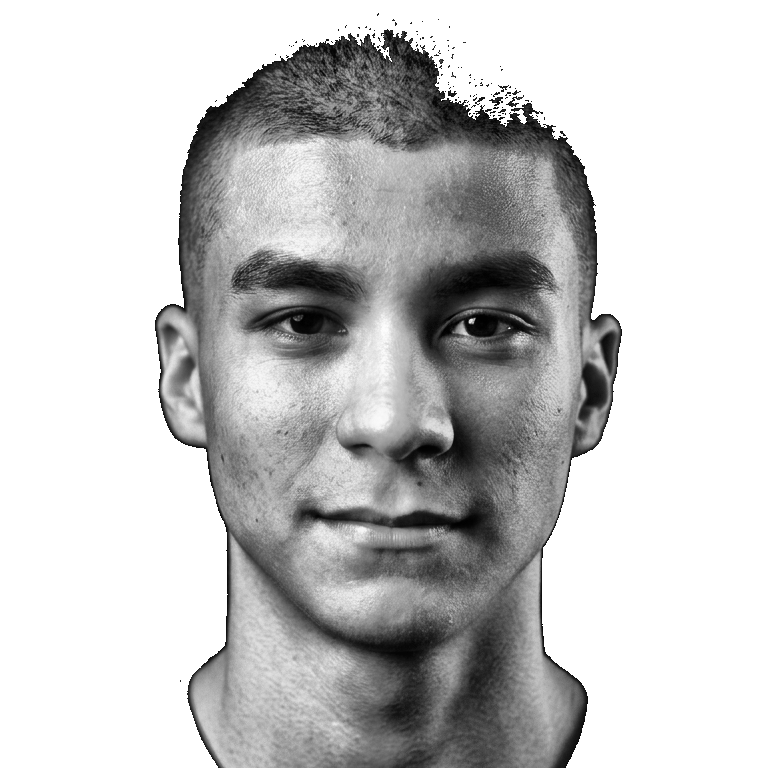
#> input picture scripts/source-prepped.png, 768 x 768 px
$ python prep_photo.py source-prepped.png
#> lines starting #> are read from the running program, lines starting #| are printed output that depends on the picture; after the words box and inside, x2 and y2 are one past the last pixel; in counts of white or black regions, pixels touching at a corner belong together
#> in main, bgr is the input picture: shape (768, 768, 3); min 0, max 255, mean 198.2
#!/usr/bin/env python3
"""
prep_photo.py
Prepara uma foto para virar ASCII art:
  1. Remove o fundo escuro contínuo (flood fill a partir das bordas da imagem).
  2. Aplica CLAHE (contraste local) no rosto para realçar luz e sombra.
  3. Compõe o resultado sobre um fundo branco puro (fundo -> extremo "vazio" da rampa ASCII).

Uso:
    python scripts/prep_photo.py caminho/da/foto.png
Saída:
    scripts/source-prepped.png (grayscale, fundo branco)
"""
import sys
import os
import numpy as np
import cv2
from PIL import Image

BG_THRESHOLD = 45      # luminância abaixo disso é candidata a "fundo"
FLOOD_TOLERANCE = 18    # tolerância do flood fill (loDiff/upDiff)
OUTPUT_NAME = "source-prepped.png"


def remove_dark_background(bgr: np.ndarray) -> np.ndarray:
    """Marca como fundo a região escura conectada às bordas da imagem
    (flood fill a partir dos 4 cantos + meio das bordas) e pinta de branco."""
    h, w = bgr.shape[:2]
#> h = 768; w = 768
    gray = cv2.cvtColor(bgr, cv2.COLOR_BGR2GRAY)

    mask = np.zeros((h + 2, w + 2), dtype=np.uint8)
    flood_img = bgr.copy()

    seeds = [
        (0, 0), (w - 1, 0), (0, h - 1), (w - 1, h - 1),
        (w // 2, 0), (0, h // 2), (w - 1, h // 2),
    ]
    for sx, sy in seeds:
        if gray[sy, sx] < BG_THRESHOLD:
            cv2.floodFill(
                flood_img, mask, (sx, sy), (255, 255, 255),
                loDiff=(FLOOD_TOLERANCE,) * 3,
                upDiff=(FLOOD_TOLERANCE,) * 3,
                flags=cv2.FLOODFILL_FIXED_RANGE,
            )

    # mask tem 1 nos pixels preenchidos (com borda extra de 1px)
    filled = mask[1:-1, 1:-1] > 0
    out = bgr.copy()
    out[filled] = (255, 255, 255)
    return out


def boost_local_contrast(gray: np.ndarray) -> np.ndarray:
    clahe = cv2.createCLAHE(clipLimit=2.5, tileGridSize=(8, 8))
    return clahe.apply(gray)


def main():
    if len(sys.argv) < 2:
        print("Uso: python scripts/prep_photo.py caminho/da/foto.png")
        sys.exit(1)

    src_path = sys.argv[1]
    bgr = cv2.imread(src_path, cv2.IMREAD_COLOR)
    if bgr is None:
        raise FileNotFoundError(f"Não consegui abrir a imagem: {src_path}")

    no_bg = remove_dark_background(bgr)
    gray = cv2.cvtColor(no_bg, cv2.COLOR_BGR2GRAY)

    # Onde o pixel já virou branco puro (fundo), mantém branco;
    # no resto, aplica CLAHE para realçar o rosto.
    bg_mask = gray > 250
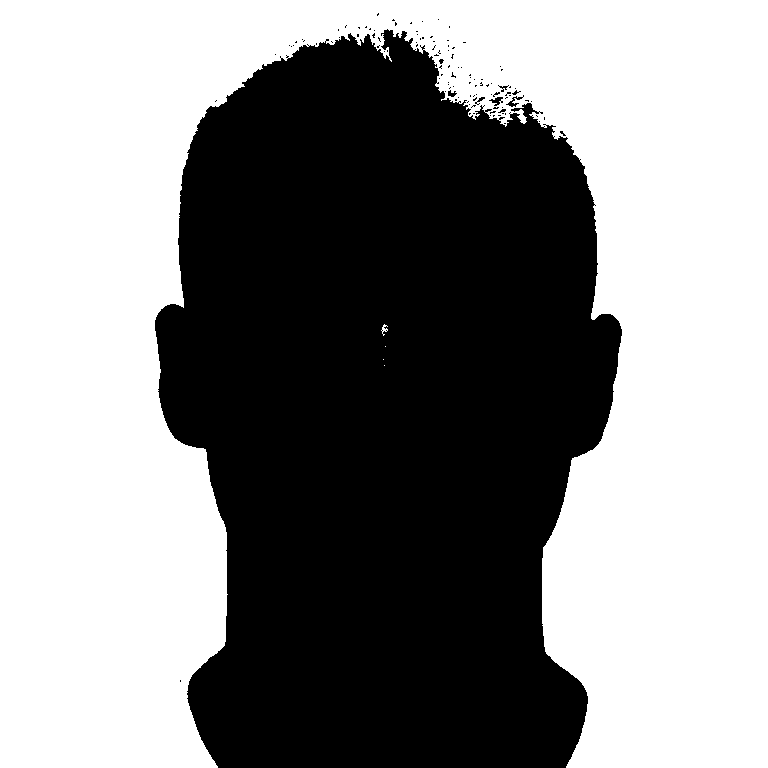
#> bg_mask: shape (768, 768) bool; 54.9% white; 113 black regions (107 under 20 px), largest, box (x1, y1, x2, y2) and area: (155, 29, 622, 768) 265624, (506, 95, 524, 107) 65, (489, 97, 503, 106) 63, (448, 90, 457, 97) 37, (498, 85, 509, 92) 28, (475, 97, 485, 105) 28
    enhanced = boost_local_contrast(gray)
#> in boost_local_contrast, `return clahe.apply(gray)`:
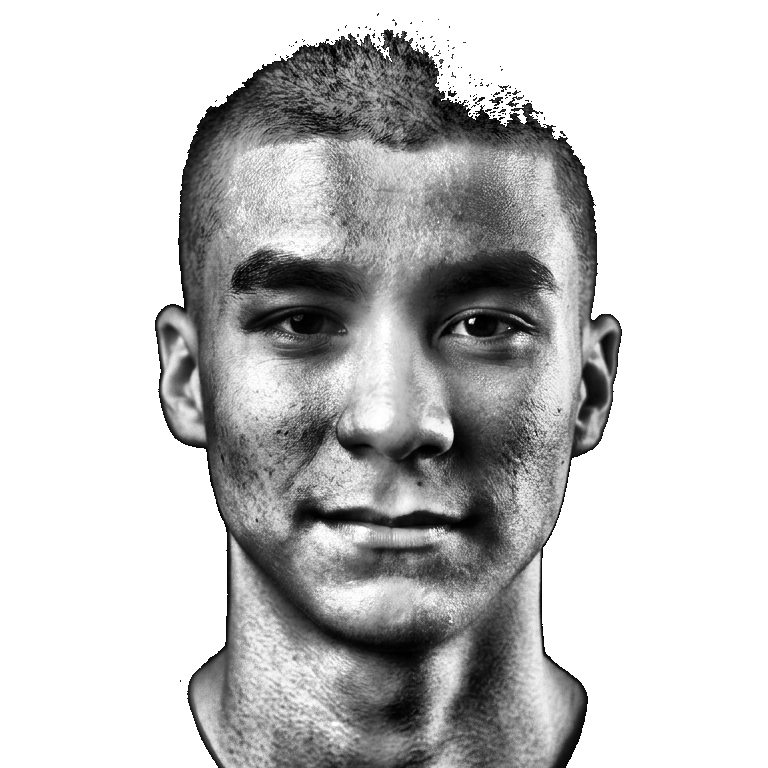
#> returned value: shape (768, 768); min 0, max 255, mean 197.1
    enhanced[bg_mask] = 255

    out_dir = os.path.dirname(os.path.abspath(__file__))
    out_path = os.path.join(out_dir, OUTPUT_NAME)
    Image.fromarray(enhanced).save(out_path)
    print(f"OK -> {out_path}")


if __name__ == "__main__":
    main()

$ run again, with scripts/source-photo-2.png copied over scripts/source-prepped.png
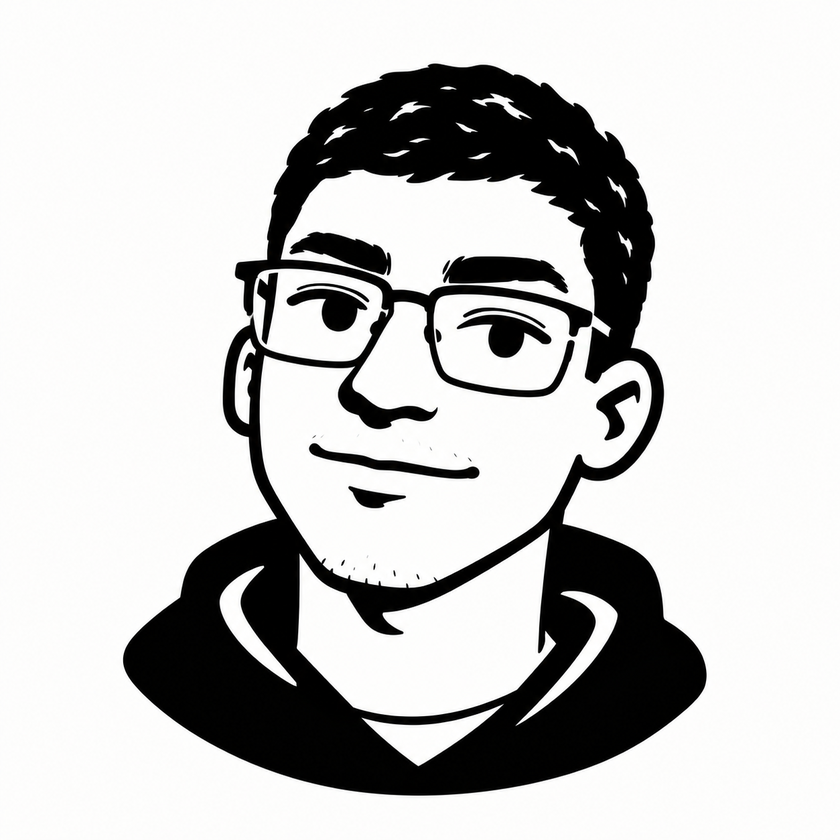
#> input picture scripts/source-photo-2.png, 840 x 840 px, shrunk from 1254 x 1254 before the run
#> in main, bgr is the input picture: shape (840, 840, 3); mean B, G, R 198.3, 199, 199.1
#> in main, `bg_mask = gray > 250`:
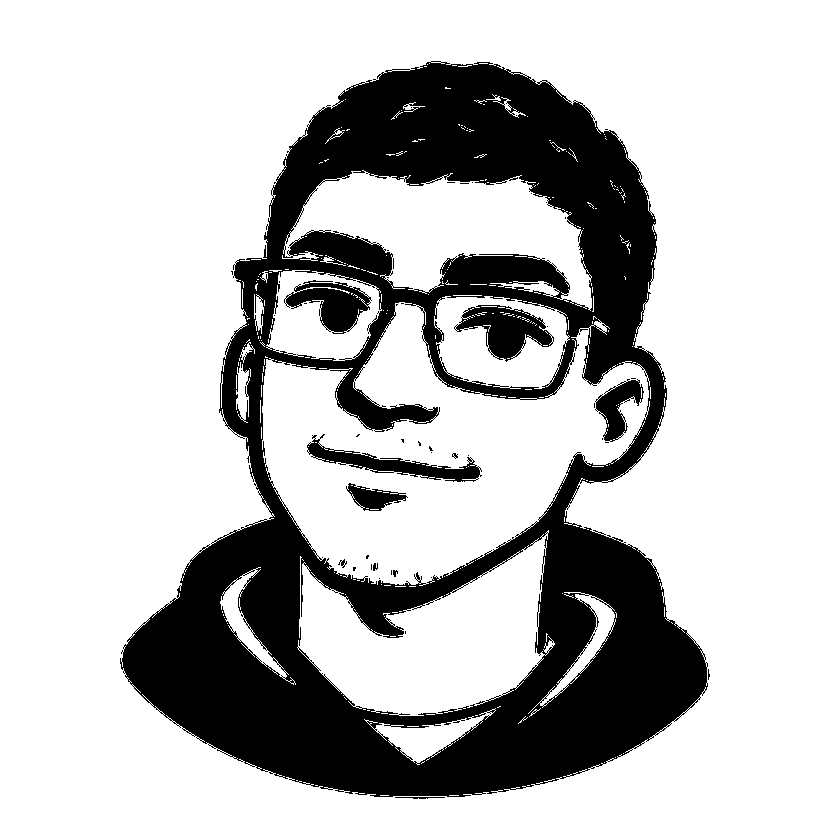
#> bg_mask: shape (840, 840) bool; 75.9% white; 53 black regions (42 under 20 px), largest, box (x1, y1, x2, y2) and area: (120, 61, 708, 797) 159944, (454, 305, 554, 362) 2807, (284, 280, 372, 334) 2406
